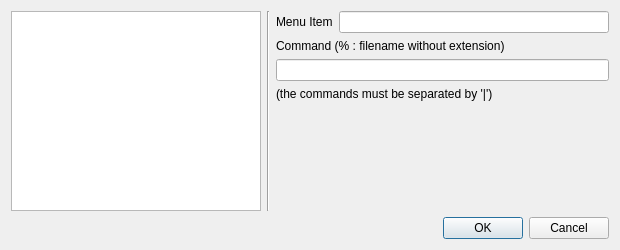
<?xml version="1.0" encoding="UTF-8"?>
<ui version="4.0">
 <class>UserToolDialog</class>
 <widget class="QDialog" name="UserToolDialog">
  <property name="geometry">
   <rect>
    <x>0</x>
    <y>0</y>
    <width>620</width>
    <height>250</height>
   </rect>
  </property>
  <property name="windowTitle">
   <string>Edit User Commands</string>
  </property>
  <layout class="QGridLayout" name="gridLayout">
   <item row="0" column="0">
    <widget class="QListWidget" name="listWidget">
     <property name="sizePolicy">
      <sizepolicy hsizetype="Minimum" vsizetype="Expanding">
       <horstretch>0</horstretch>
       <verstretch>0</verstretch>
      </sizepolicy>
     </property>
     <property name="maximumSize">
      <size>
       <width>250</width>
       <height>16777215</height>
      </size>
     </property>
    </widget>
   </item>
   <item row="0" column="1">
    <widget class="Line" name="line">
     <property name="orientation">
      <enum>Qt::Vertical</enum>
     </property>
    </widget>
   </item>
   <item row="0" column="2">
    <layout class="QGridLayout">
     <property name="margin">
      <number>0</number>
     </property>
     <property name="spacing">
      <number>6</number>
     </property>
     <item row="3" column="0" colspan="2">
      <widget class="QLabel" name="label_3">
       <property name="text">
        <string>(the commands must be separated by '|')</string>
       </property>
      </widget>
     </item>
     <item row="2" column="0" colspan="2">
      <widget class="QLineEdit" name="toolEdit"/>
     </item>
     <item row="0" column="1">
      <widget class="QLineEdit" name="itemEdit"/>
     </item>
     <item row="0" column="0">
      <widget class="QLabel" name="label">
       <property name="text">
        <string>Menu Item</string>
       </property>
      </widget>
     </item>
     <item row="1" column="0" colspan="2">
      <widget class="QLabel" name="label_2">
       <property name="text">
        <string>Command (% : filename without extension)</string>
       </property>
      </widget>
     </item>
     <item row="4" column="0">
      <spacer name="verticalSpacer">
       <property name="orientation">
        <enum>Qt::Vertical</enum>
       </property>
       <property name="sizeHint" stdset="0">
        <size>
         <width>20</width>
         <height>40</height>
        </size>
       </property>
      </spacer>
     </item>
    </layout>
   </item>
   <item row="1" column="0" colspan="3">
    <widget class="QDialogButtonBox" name="buttonBox">
     <property name="standardButtons">
      <set>QDialogButtonBox::Cancel|QDialogButtonBox::Ok</set>
     </property>
    </widget>
   </item>
  </layout>
 </widget>
 <tabstops>
  <tabstop>itemEdit</tabstop>
  <tabstop>toolEdit</tabstop>
 </tabstops>
 <resources/>
 <connections>
  <connection>
   <sender>buttonBox</sender>
   <signal>rejected()</signal>
   <receiver>UserToolDialog</receiver>
   <slot>reject()</slot>
   <hints>
    <hint type="sourcelabel">
     <x>309</x>
     <y>232</y>
    </hint>
    <hint type="destinationlabel">
     <x>309</x>
     <y>124</y>
    </hint>
   </hints>
  </connection>
 </connections>
</ui>
